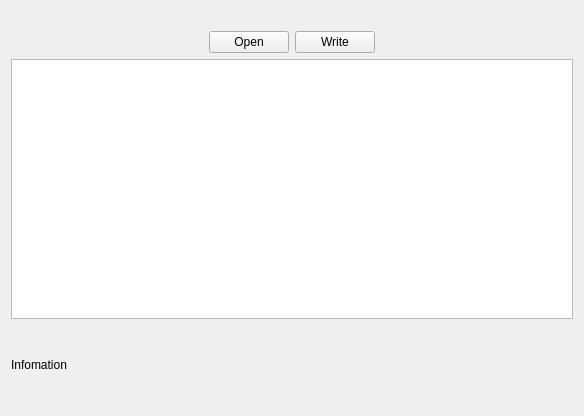
<?xml version="1.0" encoding="UTF-8"?>
<ui version="4.0">
 <class>Widget</class>
 <widget class="QWidget" name="Widget">
  <property name="geometry">
   <rect>
    <x>0</x>
    <y>0</y>
    <width>584</width>
    <height>416</height>
   </rect>
  </property>
  <property name="windowTitle">
   <string>Widget</string>
  </property>
  <layout class="QGridLayout" name="gridLayout">
   <item row="0" column="0" colspan="4">
    <spacer name="horizontalSpacer_4">
     <property name="orientation">
      <enum>Qt::Horizontal</enum>
     </property>
     <property name="sizeHint" stdset="0">
      <size>
       <width>379</width>
       <height>20</height>
      </size>
     </property>
    </spacer>
   </item>
   <item row="1" column="0">
    <spacer name="horizontalSpacer_2">
     <property name="orientation">
      <enum>Qt::Horizontal</enum>
     </property>
     <property name="sizeHint" stdset="0">
      <size>
       <width>104</width>
       <height>20</height>
      </size>
     </property>
    </spacer>
   </item>
   <item row="1" column="1">
    <widget class="QPushButton" name="ReadFileButton">
     <property name="text">
      <string>Open</string>
     </property>
    </widget>
   </item>
   <item row="1" column="2">
    <widget class="QPushButton" name="WriteFileButton">
     <property name="text">
      <string>Write</string>
     </property>
    </widget>
   </item>
   <item row="1" column="3">
    <spacer name="horizontalSpacer_3">
     <property name="orientation">
      <enum>Qt::Horizontal</enum>
     </property>
     <property name="sizeHint" stdset="0">
      <size>
       <width>104</width>
       <height>20</height>
      </size>
     </property>
    </spacer>
   </item>
   <item row="2" column="0" colspan="4">
    <widget class="QTextEdit" name="textEdit"/>
   </item>
   <item row="3" column="0" colspan="4">
    <widget class="QLabel" name="label">
     <property name="minimumSize">
      <size>
       <width>0</width>
       <height>80</height>
      </size>
     </property>
     <property name="text">
      <string>Infomation</string>
     </property>
    </widget>
   </item>
  </layout>
 </widget>
 <layoutdefault spacing="6" margin="11"/>
 <resources/>
 <connections/>
</ui>
